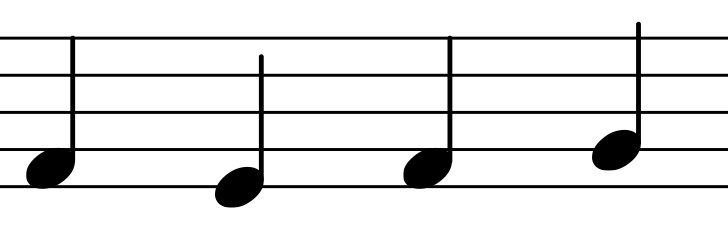
#> input picture pictures/simplesheet.png, 728 x 232 px
$ jupyter execute sheet-RAS.ipynb   (older library calls are emulated)
#> lines starting #> are read from the running program, lines starting #| are printed output that depends on the picture; after the words box and inside, x2 and y2 are one past the last pixel; in counts of white or black regions, pixels touching at a corner belong together
## Version RASSIFIEE

[cell 1]
import cv2
import numpy as np
from matplotlib import pyplot as plt
from ipywidgets import interact
import ipywidgets as widgets

[cell 2]
# Define colors
color_right = [0, 255, 0]
color_wrong = [255, 0, 0]
color_waiting_wrong = [255, 128, 0]
color_waiting = [255, 255, 0]
color_neutral = [0, 0, 255]

[cell 3]
# Attribute the colors to the statuses
color_statuses = {'right':color_right,
                  'wrong':color_wrong,
                  'waiting_wrong':color_waiting_wrong,
                  'waiting':color_waiting,
                  'neutral':color_neutral}

[cell 4]
# Define base_notes_names
base_notes_names =['Mi4', 'Fa4', 'Sol4', 'La4', 'Si4', 'Do5', 'Ré5', 'Mi5', 'Fa5']
base_notes_names.reverse()

[cell 5]
def get_lines(img):
    # The goal is to find the lines of the music sheet
    # Return lines that stores in order the heights of the lines

    # Convert to grayscale
    gray = np.float32(cv2.cvtColor(img,cv2.COLOR_BGR2GRAY))

    # Find the lines of the image using the HoughLinesP function
    rho_resolution = 1
    theta_resolution = np.pi / 180
    threshold = 155
    hough_lines = cv2.HoughLinesP(image = (255 - gray).astype(np.uint8),
                                  rho = rho_resolution, theta = theta_resolution, threshold = threshold,
                                  minLineLength = 100, maxLineGap = 10)

    # Keep only one line for each line of the music sheet
    # Get all lines in a consecutive order
    all_lines = []
    for i in range(len(hough_lines)):
        line = hough_lines[i]
        for a,b,c,d in line:
            all_lines.append(b)
    all_lines.sort()
    # Group the lines that are consecutive
    all_lines_separated = np.split(all_lines, np.where(np.diff(all_lines) != 1)[0]+1)
    # Keep the rounded median for each group
    lines = [int(np.median(group)) for group in all_lines_separated]

    return lines

[cell 6]
def get_interline(lines):
    # Compute the average interline
    interline = round(np.mean([lines[i + 1] - lines[i] for i in range(len(lines) - 1)]))
    return interline

[cell 7]
def get_base_notes_coordinates(lines):
    # Take the lines and the middles
    base_notes_coordinates = lines.copy()
    for i in range(1, len(lines)):
        base_notes_coordinates.append(int((lines[i] + lines[i - 1]) / 2))
    base_notes_coordinates.sort()
    return base_notes_coordinates

[cell 8]
def get_dic(base_notes_coordinates):
    # Associate the name according to the coordinates
    dic_int_to_note = {}
    for i in range(len(base_notes_names)):
        dic_int_to_note[base_notes_coordinates[i]] = base_notes_names[i]
    return dic_int_to_note

[cell 9]
def get_notes_coordinates(img, interline):
    # The goal is to find the notes coordinates on the music sheet
    # Return notes that stores in chronological order the centers of the notes

    # Convert to grayscale and pply the sobel filter
    gray = np.float32(cv2.cvtColor(img,cv2.COLOR_BGR2GRAY))
    sobelx = cv2.Sobel(gray, cv2.CV_64F, 1, 0, ksize = 5)
    sobely = cv2.Sobel(gray, cv2.CV_64F, 0, 1, ksize = 5)
    sobel = np.sqrt(sobelx**2 + sobely**2)
    sobel = (sobel / sobel.max()*255).astype(np.uint8)
    black_white_threshold = 30
    sobel[sobel <= black_white_threshold] = 0
    sobel[sobel > black_white_threshold] = 255

    # Find the circles of the image using the HoughCircles function
    circles = cv2.HoughCircles(sobel, cv2.HOUGH_GRADIENT, dp = 1, minDist = 20, param1 = 2, param2 = 10,
                               minRadius = int(interline / 2 * 0.8), maxRadius = int(interline / 2 * 1.2))
    circles = np.uint16(np.around(circles))

    # Keep only the notes (black center)
    notes_coordinates = []
    for i in circles[0,:]:
        # only keep the notes (black center):
        if img[i[1], i[0], 0] < 100:
            notes_coordinates.append(i[:-1])
    notes_coordinates = sorted(notes_coordinates, key = lambda x : x[0])

    return notes_coordinates

[cell 10]
def get_notes_names(notes_coordinates, base_notes_coordinates, dic_int_to_note):
    # Attribute the closest note to each

    def closest_note(note):
        return base_notes_coordinates[np.array(abs(base_notes_coordinates - note[1])).argmin()]

    notes_names = []
    for note in notes_coordinates:
        notes_names.append(dic_int_to_note.get(closest_note(note)))

    return(notes_names)

[cell 11]
class sheet:

    def __init__(self, img):
        self.img = cv2.imread(img)
        self.current_note = 0
        self.lines = get_lines(self.img)
        self.interline = get_interline(self.lines)
        self.base_notes_coordinates = get_base_notes_coordinates(self.lines)
        self.dic_int_to_note = get_dic(self.base_notes_coordinates)
        self.notes_coordinates = get_notes_coordinates(self.img, self.interline)
        self.notes_names = get_notes_names(self.notes_coordinates, self.base_notes_coordinates, self.dic_int_to_note)
        self.nb_notes = len(self.notes_coordinates)
        self.notes_status = ['neutral' for i in range(self.nb_notes)]
        self.notes_status[0] = 'waiting'

    def show_sheet(self):
        plt.figure(figsize=(16,6))
        plt.imshow(self.img)
        plt.show()

    def draw_lines(self, b_show=True):
        color_line = color_neutral
        thickness = 1
        for line in self.lines:
            cv2.line(self.img, (0, line), (self.img.shape[1], line), color_line, thickness)
        if b_show:
            self.show_sheet()

    def draw_notes_names(self, b_show=True):
        font = cv2.FONT_HERSHEY_SIMPLEX
        fontScale = 1
        color_name = color_neutral
        thickness = 2
        for i in range(self.nb_notes):
            self.img = cv2.putText(self.img, self.notes_names[i], (self.notes_coordinates[i][0], 30),
                                   font, fontScale, color_name, thickness, cv2.LINE_AA)
        if b_show:
            self.show_sheet()

    def draw_note(self, i, b_show=False):
        color_note = color_statuses.get(self.notes_status[i])
        color_note_center = color_neutral
        note_radius = int(self.interline / 2)
        # draw the outer circle
        cv2.circle(self.img, (self.notes_coordinates[i][0], self.notes_coordinates[i][1]), note_radius, color_note, 2)
        # draw the center of the circle
        cv2.circle(self.img, (self.notes_coordinates[i][0], self.notes_coordinates[i][1]), 2, color_note_center, 3)
        if b_show:
            self.show_sheet()

    def draw_notes(self, b_show=True):
        for i in range(self.nb_notes):
            self.draw_note(i)
        if b_show:
            self.show_sheet()

    def compute_note(self, note, b_draw_show=True):
        if self.current_note < self.nb_notes:
            if note == self.notes_names[self.current_note]:
                if self.notes_status[self.current_note] == 'waiting':
                    self.notes_status[self.current_note] = 'right'
                else:
                    self.notes_status[self.current_note] = 'wrong'
                self.current_note += 1
                if self.current_note < self.nb_notes:
                    self.notes_status[self.current_note] = 'waiting'
            else:
                if self.notes_status[self.current_note] == 'waiting':
                    self.notes_status[self.current_note] = 'waiting_wrong'
        if b_draw_show:
            my_sheet.draw_notes()

    def compute_notes(self, notes, b_progressive=False, b_draw_show=True):
        if b_progressive:
            for note in notes:
                self.compute_note(note, b_draw_show)
        else:
            for note in notes:
                self.compute_note(note, False)
            my_sheet.draw_notes(b_draw_show)

[cell 12]
# testing
my_sheet = sheet('pictures/simplesheet.png')
#> in __init__, self.img is the input picture: shape (232, 728, 3); min 0, max 255, mean 227.4
#> in get_lines, `hough_lines = cv2.HoughLinesP(image = (255 - gray).astype(np.uint8), r..`: hough_lines = 20 rows, first 6: [0, 76, 727, 76], [0, 149, 727, 149], [0, 39, 727, 39], [0, 186, 727, 186], [0, 151, 727, 151], [0, 74, 727, 74]
#> the loop in get_lines, `for i in range(len(hough_lines)):` made 20 passes
#> after the loop in get_lines, `for i in range(len(hough_lines)):`: all_lines = [76, 149, 39, 186, 151, 74, 73, 187, 75, 150, 148, 110, 36, 188, 113, 37, 111, 112, 38, 185]
#> in get_lines, `all_lines_separated = np.split(all_lines, np.where(np.diff(all_lines) ..`: all_lines_separated = [[36, 37, 38, 39], [73, 74, 75, 76], [110, 111, 112, 113], [148, 149, 150, 151], [185, 186, 187, 188]]
#> in get_lines, `lines = [int(np.median(group)) for group in all_lines_separated]`: lines = [37, 74, 111, 149, 186]
#> in get_interline, `interline = round(np.mean([lines[i + 1] - lines[i] for i in range(len(..`: interline = 37
#> in get_base_notes_coordinates, `base_notes_coordinates = lines.copy()`: base_notes_coordinates = [37, 74, 111, 149, 186]
#> the loop in get_base_notes_coordinates, `for i in range(1, len(lines)):` made 4 passes
#> after the loop in get_base_notes_coordinates, `for i in range(1, len(lines)):`: base_notes_coordinates = [37, 74, 111, 149, 186, 55, 92, 130, 167]
#> in __init__, `self.base_notes_coordinates = get_base_notes_coordinates(self.lines)`: self.base_notes_coordinates = [37, 55, 74, 92, 111, 130, 149, 167, 186]
#> in __init__, `self.dic_int_to_note = get_dic(self.base_notes_coordinates)`: self.dic_int_to_note = 9 items
#> in get_notes_coordinates, `sobelx = cv2.Sobel(gray, cv2.CV_64F, 1, 0, ksize = 5)`:
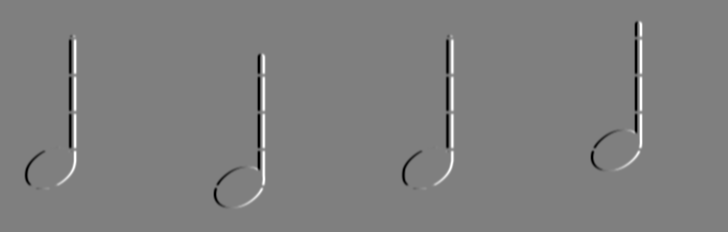
#> sobelx: shape (232, 728) float64; min -12240, max 12240, mean 0; drawn with min black and max white
#> in get_notes_coordinates, `sobely = cv2.Sobel(gray, cv2.CV_64F, 0, 1, ksize = 5)`:
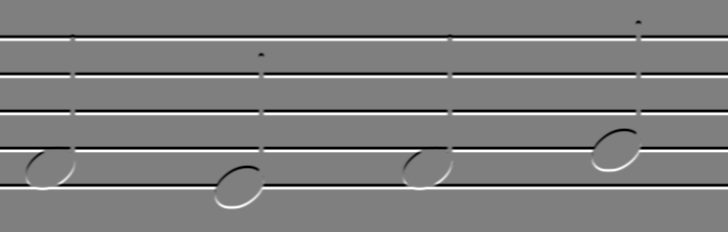
#> sobely: shape (232, 728) float64; min -12240, max 12240, mean 0; drawn with min black and max white
#> in get_notes_coordinates, `sobel[sobel > black_white_threshold] = 255`:
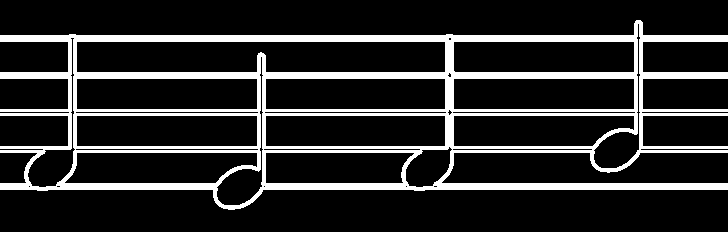
#> sobel: shape (232, 728); 16.5% white; 1 white region, box (x1, y1, x2, y2) and area: (0, 20, 728, 210) 27820
#> in get_notes_coordinates, `circles = cv2.HoughCircles(sobel, cv2.HOUGH_GRADIENT, dp = 1, minDist ..`: circles = 25 rows, first 8: [658.5, 129.5, 21.4], [92.5, 129.5, 21.4], [281.5, 129.5, 21.4], [240.5, 129.5, 21.4], [613.5, 149.5, 21.4], [468.5, 130.5, 20.1], [236.5, 186.5, 21.4], [50.5, 166.5, 21.4]
#> in get_notes_coordinates, `circles = np.uint16(np.around(circles))`: circles = 25 rows, first 8: [658, 130, 21], [92, 130, 21], [282, 130, 21], [240, 130, 21], [614, 150, 21], [468, 130, 20], [236, 186, 21], [50, 166, 21]
#> the loop in get_notes_coordinates, `for i in circles[0,:]:` made 25 passes
#> after the loop in get_notes_coordinates, `for i in circles[0,:]:`: notes_coordinates = [[614, 150], [236, 186], [50, 166], [428, 166]]
#> in get_notes_coordinates, `notes_coordinates = sorted(notes_coordinates, key = lambda x : x[0])`: notes_coordinates = [[50, 166], [236, 186], [428, 166], [614, 150]]
#> the loop in get_notes_names, `for note in notes_coordinates:` made 4 passes
#> after the loop in get_notes_names, `for note in notes_coordinates:`: notes_names = ['Fa4', 'Mi4', 'Fa4', 'Sol4']
#> in __init__, `self.nb_notes = len(self.notes_coordinates)`: self.nb_notes = 4
my_sheet.show_sheet()
my_sheet.draw_lines()
#> the loop in draw_lines, `for line in self.lines:` made 5 passes
#> line on passes 1 to 5: 37, 74, 111, 149, 186
#> after the loop in draw_lines, `for line in self.lines:`:
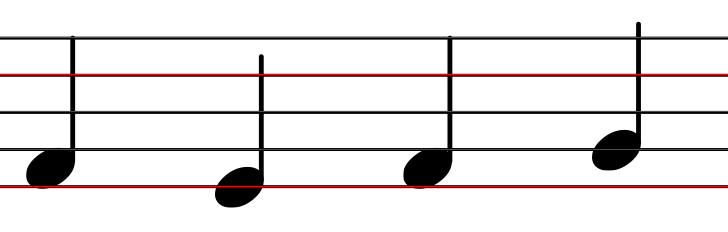
#> self.img: shape (232, 728, 3); 2.16% of pixels changed, all inside (x1, y1, x2, y2) = (0, 37, 728, 187)
my_sheet.draw_notes()
#> in show_sheet (call 3), `plt.show()`:
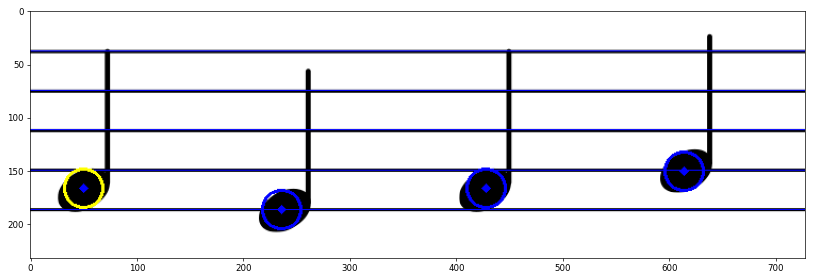
#> figure drawn by matplotlib, 1 panel; B, G, R data is drawn as R, G, B
my_sheet.draw_notes_names()
#> in draw_notes_names, `font = cv2.FONT_HERSHEY_SIMPLEX`: font = 0
#> after the loop in draw_notes_names, `for i in range(self.nb_notes):`:
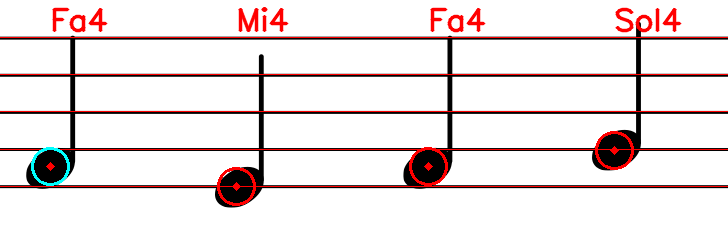
#> self.img: shape (232, 728, 3); mean B, G, R 224.5, 224.5, 234.3
my_sheet.compute_notes(['Fa4','Sol4','Fa4','Mi4','Fa4', 'Sol4'], True, True)
#> the loop in compute_notes, `for note in notes:` made 6 passes
#> pass 1, in show_sheet (call 5), `plt.show()`:
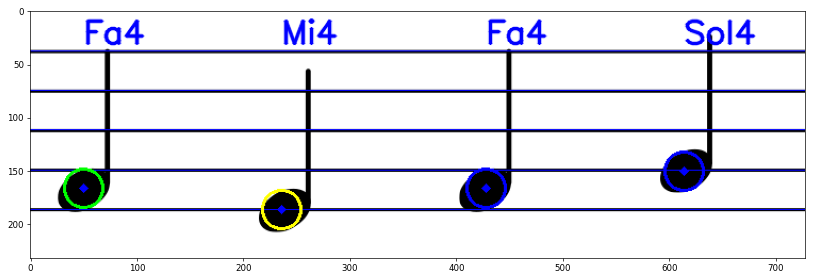
#> figure drawn by matplotlib, 1 panel; B, G, R data is drawn as R, G, B

[cell 13]
# testing
my_sheet = sheet('pictures/simplesheet.png')
#> the loop in get_lines (call 2), `for i in range(len(hough_lines)):` made 20 passes
#> the loop in get_base_notes_coordinates (call 2), `for i in range(1, len(lines)):` made 4 passes
#> in get_notes_coordinates (call 2), `circles = cv2.HoughCircles(sobel, cv2.HOUGH_GRADIENT, dp = 1, minDist ..`: circles = 25 rows, first 8: [658.5, 129.5, 21.4], [92.5, 129.5, 21.4], [281.5, 129.5, 21.4], [240.5, 129.5, 21.4], [613.5, 149.5, 21.4], [468.5, 130.5, 20.1], [236.5, 186.5, 21.4], [50.5, 166.5, 21.4]
#> in get_notes_coordinates (call 2), `circles = np.uint16(np.around(circles))`: circles = 25 rows, first 8: [658, 130, 21], [92, 130, 21], [282, 130, 21], [240, 130, 21], [614, 150, 21], [468, 130, 20], [236, 186, 21], [50, 166, 21]
#> the loop in get_notes_coordinates (call 2), `for i in circles[0,:]:` made 25 passes
#> the loop in get_notes_names (call 2), `for note in notes_coordinates:` made 4 passes
my_sheet.show_sheet()
my_sheet.draw_lines()
#> the loop in draw_lines (call 2), `for line in self.lines:` made 5 passes
my_sheet.draw_notes()
my_sheet.draw_notes_names()
my_sheet.compute_notes(['Fa4','Sol4','Fa4','Mi4','Fa4', 'Sol4'], False, True)

[cell 14]
# testing
my_sheet = sheet('pictures/simplesheet.png')
#> in get_notes_coordinates (call 3), `circles = cv2.HoughCircles(sobel, cv2.HOUGH_GRADIENT, dp = 1, minDist ..`: circles = 25 rows, first 8: [658.5, 129.5, 21.4], [92.5, 129.5, 21.4], [281.5, 129.5, 21.4], [240.5, 129.5, 21.4], [613.5, 149.5, 21.4], [468.5, 130.5, 20.1], [236.5, 186.5, 21.4], [50.5, 166.5, 21.4]
#> in get_notes_coordinates (call 3), `circles = np.uint16(np.around(circles))`: circles = 25 rows, first 8: [658, 130, 21], [92, 130, 21], [282, 130, 21], [240, 130, 21], [614, 150, 21], [468, 130, 20], [236, 186, 21], [50, 166, 21]
my_sheet.show_sheet()
my_sheet.draw_lines()
my_sheet.draw_notes()
my_sheet.draw_notes_names()
my_sheet.compute_notes(['Fa4','Sol4','Fa4','Mi4','Fa4', 'Sol4'], False, False)

[cell 15]
# testing
my_sheet = sheet('pictures/simplesheet.png')
#> in get_notes_coordinates (call 4), `circles = cv2.HoughCircles(sobel, cv2.HOUGH_GRADIENT, dp = 1, minDist ..`: circles = 25 rows, first 8: [658.5, 129.5, 21.4], [92.5, 129.5, 21.4], [281.5, 129.5, 21.4], [240.5, 129.5, 21.4], [613.5, 149.5, 21.4], [468.5, 130.5, 20.1], [236.5, 186.5, 21.4], [50.5, 166.5, 21.4]
#> in get_notes_coordinates (call 4), `circles = np.uint16(np.around(circles))`: circles = 25 rows, first 8: [658, 130, 21], [92, 130, 21], [282, 130, 21], [240, 130, 21], [614, 150, 21], [468, 130, 20], [236, 186, 21], [50, 166, 21]
my_sheet.draw_notes_names(False)
#> call 4 of draw_notes_names, with b_show = False
#> the loop in draw_notes_names (call 4), `for i in range(self.nb_notes):` made 4 passes
#> pass 1, in draw_notes_names (call 4), `self.img = cv2.putText(self.img, self.notes_names[i], (self.notes_coor..`:
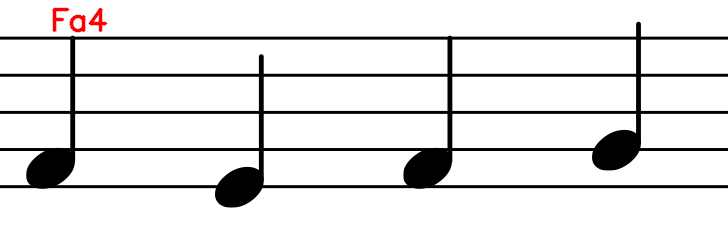
#> self.img: shape (232, 728, 3); 0.4% of pixels changed, all inside (x1, y1, x2, y2) = (52, 7, 108, 33)
#> after the loop in draw_notes_names (call 4), `for i in range(self.nb_notes):`:
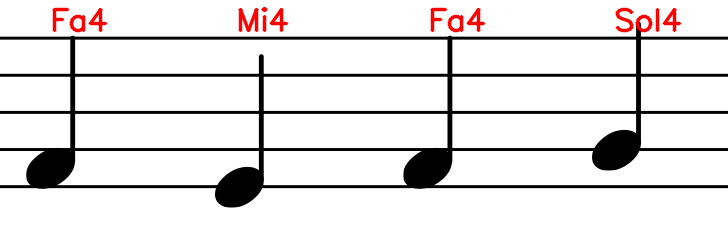
#> self.img: shape (232, 728, 3); mean B, G, R 224.3, 224.3, 227.4
my_sheet.compute_notes(['Fa4','Sol4','Fa4','Mi4','Fa4', 'Sol4'])
#> in show_sheet (call 20), `plt.show()`:
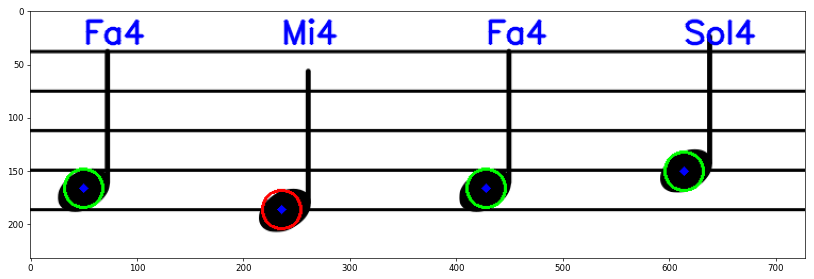
#> figure drawn by matplotlib, 1 panel; B, G, R data is drawn as R, G, B

$ run again, with pictures/badqualitysheet.png copied over pictures/simplesheet.png
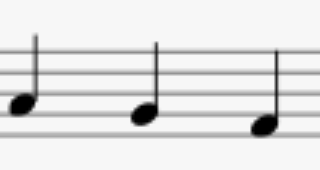
#> input picture pictures/badqualitysheet.png, 320 x 170 px
#> in __init__, self.img is the input picture: shape (170, 320, 3); min 0, max 247, mean 227.1
#> hough_lines = 130 rows, first 6: [0, 160, 319, 4], [0, 169, 319, 53], [0, 18, 319, 167], [0, 11, 319, 108], [0, 89, 319, 16], [0, 39, 308, 169]
#> the loop in get_lines, `for i in range(len(hough_lines)):` made 130 passes
#> after the loop in get_lines, `for i in range(len(hough_lines)):`: all_lines = 130 values, max 169 at index 1, min 0 at index 30, mean 107.6
#> all_lines_separated = 75 items, first 6: [0, 1, 2, 3], [3, 4, 5, 6], [6, 7, 8, 9, 10, 11], [13], [15], [17, 18]
#> lines = 75 values from 1 to 169
#> interline = 2
#> in get_base_notes_coordinates, `base_notes_coordinates = lines.copy()`: base_notes_coordinates = 75 values from 1 to 169
#> the loop in get_base_notes_coordinates, `for i in range(1, len(lines)):` made 74 passes
#> after the loop in get_base_notes_coordinates, `for i in range(1, len(lines)):`: base_notes_coordinates = 149 values, max 169 at index 73, min 1 at index 0, mean 120.1
#> self.base_notes_coordinates = 149 values from 1 to 169
#> self.dic_int_to_note = 9 items
#> in get_notes_coordinates, `sobely = cv2.Sobel(gray, cv2.CV_64F, 0, 1, ksize = 5)`:
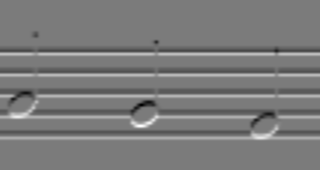
#> sobely: shape (170, 320) float64; min -7402, max 7924, mean 0; drawn with min black and max white
#> in get_notes_coordinates, `sobel[sobel > black_white_threshold] = 255`:
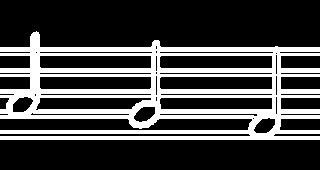
#> sobel: shape (170, 320); 27% white; 1 white region, box (x1, y1, x2, y2) and area: (0, 31, 320, 140) 14697
#> circles = None
#> the loop in get_lines (call 2), `for i in range(len(hough_lines)):` made 130 passes
#> the loop in get_base_notes_coordinates (call 2), `for i in range(1, len(lines)):` made 74 passes

$ run again, with pictures/emptysheet.png copied over pictures/simplesheet.png
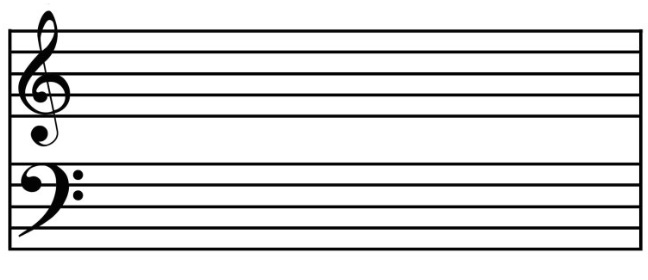
#> input picture pictures/emptysheet.png, 648 x 280 px
#> in __init__, self.img is the input picture: shape (280, 648, 3); min 0, max 255, mean 222.5
#> hough_lines = 65 rows, first 6: [3, 205, 644, 205], [3, 114, 644, 114], [3, 204, 644, 204], [2, 28, 647, 28], [3, 71, 644, 71], [3, 97, 644, 97]
#> the loop in get_lines, `for i in range(len(hough_lines)):` made 65 passes
#> after the loop in get_lines, `for i in range(len(hough_lines)):`: all_lines = 65 values, max 256 at index 33, min 24 at index 49, mean 136.6
#> all_lines_separated = 14 items, first 6: [24], [27, 28, 29, 30, 31, 32, 33], [45, 46], [50, 51, 52, 53, 54], [56], [71, 72, 73, 74, 75, 76]
#> lines = [24, 30, 45, 52, 56, 73, 95, 116, 163, 184, 206, 226, 249, 255]
#> self.lines has the same summary as lines in get_lines
#> interline = 18
#> in get_base_notes_coordinates, `base_notes_coordinates = lines.copy()`: base_notes_coordinates has the same summary as lines in get_lines
#> the loop in get_base_notes_coordinates, `for i in range(1, len(lines)):` made 13 passes
#> after the loop in get_base_notes_coordinates, `for i in range(1, len(lines)):`: base_notes_coordinates = 27 values, max 255 at index 13, min 24 at index 0, mean 126.1
#> self.base_notes_coordinates = 27 values from 24 to 255
#> self.dic_int_to_note = 9 items
#> in get_notes_coordinates, `circles = cv2.HoughCircles(sobel, cv2.HOUGH_GRADIENT, dp = 1, minDist ..`: circles = [[39.5, 132.5, 9.4], [77.5, 194.5, 8.2], [31.5, 182.5, 9.4]]
#> in get_notes_coordinates, `circles = np.uint16(np.around(circles))`: circles = [[40, 132, 9], [78, 194, 8], [32, 182, 9]]
#> the loop in get_notes_coordinates, `for i in circles[0,:]:` made 3 passes
#> after the loop in get_notes_coordinates, `for i in circles[0,:]:`: notes_coordinates = [[40, 132], [78, 194], [32, 182]]
#> in get_notes_coordinates, `notes_coordinates = sorted(notes_coordinates, key = lambda x : x[0])`: notes_coordinates = [[32, 182], [40, 132], [78, 194]]
#> the loop in get_notes_names, `for note in notes_coordinates:` made 3 passes
#> after the loop in get_notes_names, `for note in notes_coordinates:`: notes_names = 3 items
#> self.nb_notes = 3
#> the loop in draw_lines, `for line in self.lines:` made 14 passes
#> line on passes 1 to 8: 24, 30, 45, 52, 56, 73, 95, 116
#> font = 0
#> the loop in get_lines (call 2), `for i in range(len(hough_lines)):` made 65 passes
#> the loop in get_base_notes_coordinates (call 2), `for i in range(1, len(lines)):` made 13 passes
#> the loop in get_notes_coordinates (call 2), `for i in circles[0,:]:` made 3 passes
#> the loop in get_notes_names (call 2), `for note in notes_coordinates:` made 3 passes
#> the loop in draw_lines (call 2), `for line in self.lines:` made 14 passes
#> in show_sheet (call 20), `plt.show()`:
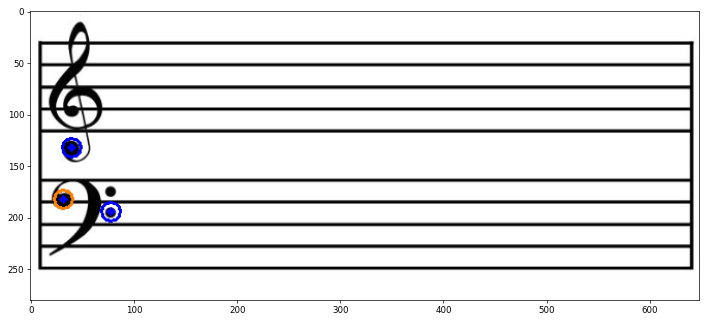
#> figure drawn by matplotlib, 1 panel; B, G, R data is drawn as R, G, B
